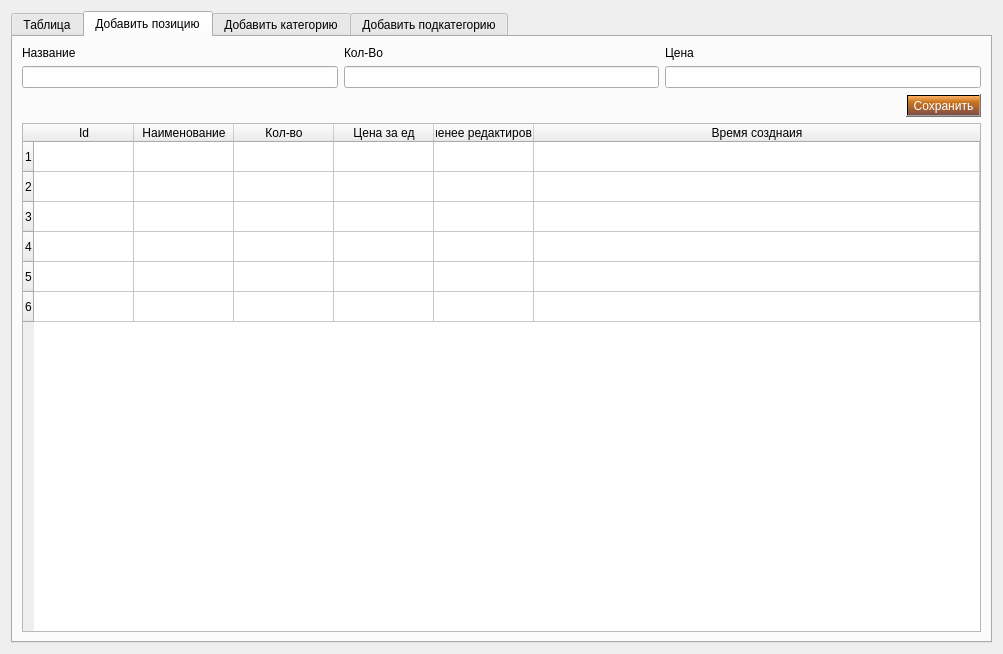
<?xml version="1.0" encoding="UTF-8"?>
<ui version="4.0">
 <class>Form</class>
 <widget class="QWidget" name="Form">
  <property name="geometry">
   <rect>
    <x>0</x>
    <y>0</y>
    <width>1003</width>
    <height>654</height>
   </rect>
  </property>
  <property name="windowTitle">
   <string>Form</string>
  </property>
  <layout class="QVBoxLayout" name="verticalLayout_2">
   <item>
    <widget class="QTabWidget" name="tab_estimate">
     <property name="styleSheet">
      <string notr="true"/>
     </property>
     <property name="currentIndex">
      <number>1</number>
     </property>
     <widget class="QWidget" name="tab">
      <attribute name="title">
       <string>Таблица</string>
      </attribute>
      <layout class="QHBoxLayout" name="horizontalLayout_2">
       <property name="spacing">
        <number>0</number>
       </property>
       <property name="leftMargin">
        <number>0</number>
       </property>
       <property name="topMargin">
        <number>0</number>
       </property>
       <property name="rightMargin">
        <number>0</number>
       </property>
       <property name="bottomMargin">
        <number>0</number>
       </property>
       <item>
        <layout class="QVBoxLayout" name="verticalLayout">
         <property name="spacing">
          <number>6</number>
         </property>
         <item>
          <widget class="QTableWidget" name="table__new_new">
           <property name="verticalScrollBarPolicy">
            <enum>Qt::ScrollBarAlwaysOn</enum>
           </property>
           <row>
            <property name="text">
             <string>Новая строка</string>
            </property>
           </row>
           <row>
            <property name="text">
             <string>Новая строка</string>
            </property>
           </row>
           <row>
            <property name="text">
             <string>Новая строка</string>
            </property>
           </row>
           <row>
            <property name="text">
             <string>Новая строка</string>
            </property>
           </row>
           <row>
            <property name="text">
             <string>Новая строка</string>
            </property>
           </row>
           <column>
            <property name="text">
             <string>Новый столбец</string>
            </property>
           </column>
           <column>
            <property name="text">
             <string>Новый столбец</string>
            </property>
           </column>
           <column>
            <property name="text">
             <string>Новый столбец</string>
            </property>
           </column>
           <column>
            <property name="text">
             <string>Новый столбец</string>
            </property>
           </column>
           <column>
            <property name="text">
             <string>Новый столбец</string>
            </property>
           </column>
           <item row="0" column="0">
            <property name="text">
             <string>4</string>
            </property>
           </item>
           <item row="0" column="1">
            <property name="text">
             <string>5</string>
            </property>
           </item>
           <item row="0" column="2">
            <property name="text">
             <string>vfdv</string>
            </property>
           </item>
           <item row="3" column="2">
            <property name="text">
             <string>dfv</string>
            </property>
           </item>
          </widget>
         </item>
         <item>
          <layout class="QHBoxLayout" name="horizontalLayout_3">
           <property name="spacing">
            <number>10</number>
           </property>
           <property name="leftMargin">
            <number>0</number>
           </property>
           <property name="topMargin">
            <number>0</number>
           </property>
           <property name="rightMargin">
            <number>20</number>
           </property>
           <property name="bottomMargin">
            <number>0</number>
           </property>
           <item>
            <spacer name="horizontalSpacer">
             <property name="orientation">
              <enum>Qt::Horizontal</enum>
             </property>
             <property name="sizeHint" stdset="0">
              <size>
               <width>40</width>
               <height>20</height>
              </size>
             </property>
            </spacer>
           </item>
           <item>
            <widget class="QPushButton" name="btn_cancel">
             <property name="sizePolicy">
              <sizepolicy hsizetype="Maximum" vsizetype="Fixed">
               <horstretch>0</horstretch>
               <verstretch>0</verstretch>
              </sizepolicy>
             </property>
             <property name="minimumSize">
              <size>
               <width>0</width>
               <height>0</height>
              </size>
             </property>
             <property name="baseSize">
              <size>
               <width>0</width>
               <height>0</height>
              </size>
             </property>
             <property name="text">
              <string>Cancel</string>
             </property>
            </widget>
           </item>
           <item>
            <widget class="QPushButton" name="btn_save">
             <property name="text">
              <string>Save</string>
             </property>
            </widget>
           </item>
          </layout>
         </item>
        </layout>
       </item>
      </layout>
     </widget>
     <widget class="QWidget" name="tab_2">
      <attribute name="title">
       <string>Добавить позицию</string>
      </attribute>
      <layout class="QVBoxLayout" name="verticalLayout_4">
       <item>
        <layout class="QVBoxLayout" name="verticalLayout_3">
         <item>
          <layout class="QHBoxLayout" name="horizontalLayout_5">
           <item>
            <widget class="QLabel" name="label_2">
             <property name="text">
              <string>Название</string>
             </property>
            </widget>
           </item>
           <item>
            <widget class="QLabel" name="label">
             <property name="text">
              <string>Кол-Во</string>
             </property>
            </widget>
           </item>
           <item>
            <widget class="QLabel" name="label_3">
             <property name="text">
              <string>Цена</string>
             </property>
            </widget>
           </item>
          </layout>
         </item>
        </layout>
       </item>
       <item>
        <layout class="QHBoxLayout" name="horizontalLayout_7">
         <item>
          <widget class="QLineEdit" name="lineEdit_title"/>
         </item>
         <item>
          <widget class="QLineEdit" name="lineEdit_pcs">
           <property name="styleSheet">
            <string notr="true"/>
           </property>
          </widget>
         </item>
         <item>
          <widget class="QLineEdit" name="lineEdit_price"/>
         </item>
        </layout>
       </item>
       <item>
        <layout class="QHBoxLayout" name="horizontalLayout_8">
         <item>
          <spacer name="horizontalSpacer_2">
           <property name="orientation">
            <enum>Qt::Horizontal</enum>
           </property>
           <property name="sizeHint" stdset="0">
            <size>
             <width>40</width>
             <height>20</height>
            </size>
           </property>
          </spacer>
         </item>
         <item>
          <widget class="QPushButton" name="pushButton_save">
           <property name="styleSheet">
            <string notr="true">background-color: qlineargradient(spread:pad, x1:0.477387, y1:0, x2:0.487437, y2:1, stop:0 rgba(255, 178, 102, 255), stop:0.316583 rgba(201, 117, 32, 255), stop:1 rgba(127, 78, 72, 255));
color: rgb(255, 255, 255);</string>
           </property>
           <property name="text">
            <string>Сохранить</string>
           </property>
          </widget>
         </item>
        </layout>
       </item>
       <item>
        <widget class="QTableWidget" name="tableWidget_Equipment">
         <property name="sizePolicy">
          <sizepolicy hsizetype="Expanding" vsizetype="Expanding">
           <horstretch>0</horstretch>
           <verstretch>0</verstretch>
          </sizepolicy>
         </property>
         <property name="sizeAdjustPolicy">
          <enum>QAbstractScrollArea::AdjustToContents</enum>
         </property>
         <property name="showGrid">
          <bool>true</bool>
         </property>
         <property name="rowCount">
          <number>6</number>
         </property>
         <attribute name="horizontalHeaderCascadingSectionResizes">
          <bool>false</bool>
         </attribute>
         <attribute name="horizontalHeaderShowSortIndicator" stdset="0">
          <bool>false</bool>
         </attribute>
         <attribute name="horizontalHeaderStretchLastSection">
          <bool>true</bool>
         </attribute>
         <row/>
         <row/>
         <row/>
         <row/>
         <row/>
         <row/>
         <column>
          <property name="text">
           <string>Id</string>
          </property>
          <property name="textAlignment">
           <set>AlignCenter</set>
          </property>
         </column>
         <column>
          <property name="text">
           <string>Наименование</string>
          </property>
          <property name="textAlignment">
           <set>AlignCenter</set>
          </property>
         </column>
         <column>
          <property name="text">
           <string>Кол-во</string>
          </property>
          <property name="textAlignment">
           <set>AlignCenter</set>
          </property>
         </column>
         <column>
          <property name="text">
           <string>Цена за ед</string>
          </property>
          <property name="textAlignment">
           <set>AlignCenter</set>
          </property>
         </column>
         <column>
          <property name="text">
           <string>Посленее редактирование</string>
          </property>
         </column>
         <column>
          <property name="text">
           <string>Время созднаия</string>
          </property>
         </column>
         <item row="0" column="1">
          <property name="text">
           <string/>
          </property>
         </item>
        </widget>
       </item>
      </layout>
     </widget>
     <widget class="QWidget" name="tab_3">
      <attribute name="title">
       <string>Добавить категорию</string>
      </attribute>
      <layout class="QVBoxLayout" name="verticalLayout_5">
       <item>
        <widget class="QGroupBox" name="verticalGroupBox">
         <property name="sizePolicy">
          <sizepolicy hsizetype="Preferred" vsizetype="Preferred">
           <horstretch>0</horstretch>
           <verstretch>0</verstretch>
          </sizepolicy>
         </property>
         <property name="minimumSize">
          <size>
           <width>500</width>
           <height>200</height>
          </size>
         </property>
         <layout class="QVBoxLayout" name="verticalLayout_7">
          <item>
           <layout class="QFormLayout" name="formLayout">
            <item row="0" column="0">
             <widget class="QLabel" name="label_4">
              <property name="text">
               <string>Название</string>
              </property>
             </widget>
            </item>
            <item row="0" column="1">
             <widget class="QLineEdit" name="lineEdit_title_category"/>
            </item>
            <item row="1" column="0">
             <widget class="QLabel" name="label_5">
              <property name="text">
               <string>Описание</string>
              </property>
             </widget>
            </item>
            <item row="1" column="1">
             <widget class="QTextEdit" name="textEdit_descr_category"/>
            </item>
           </layout>
          </item>
          <item>
           <layout class="QHBoxLayout" name="horizontalLayout_4">
            <item>
             <spacer name="horizontalSpacer_3">
              <property name="orientation">
               <enum>Qt::Horizontal</enum>
              </property>
              <property name="sizeHint" stdset="0">
               <size>
                <width>40</width>
                <height>20</height>
               </size>
              </property>
             </spacer>
            </item>
            <item>
             <widget class="QPushButton" name="pushButton_save_category">
              <property name="minimumSize">
               <size>
                <width>250</width>
                <height>0</height>
               </size>
              </property>
              <property name="text">
               <string>Сохранить</string>
              </property>
             </widget>
            </item>
            <item>
             <spacer name="horizontalSpacer_4">
              <property name="orientation">
               <enum>Qt::Horizontal</enum>
              </property>
              <property name="sizeHint" stdset="0">
               <size>
                <width>40</width>
                <height>20</height>
               </size>
              </property>
             </spacer>
            </item>
           </layout>
          </item>
          <item>
           <widget class="QTableView" name="table_category">
            <attribute name="horizontalHeaderStretchLastSection">
             <bool>true</bool>
            </attribute>
           </widget>
          </item>
         </layout>
        </widget>
       </item>
       <item>
        <widget class="QPushButton" name="pushButton_delete_category_2">
         <property name="text">
          <string>Удалить</string>
         </property>
        </widget>
       </item>
       <item>
        <widget class="Line" name="line">
         <property name="orientation">
          <enum>Qt::Horizontal</enum>
         </property>
        </widget>
       </item>
      </layout>
     </widget>
     <widget class="QWidget" name="tab_4">
      <attribute name="title">
       <string>Добавить подкатегорию</string>
      </attribute>
      <layout class="QVBoxLayout" name="verticalLayout_6">
       <item>
        <widget class="QGroupBox" name="groupBox">
         <layout class="QFormLayout" name="formLayout_2">
          <item row="0" column="0">
           <widget class="QLabel" name="label_6">
            <property name="text">
             <string>Название</string>
            </property>
           </widget>
          </item>
          <item row="0" column="1">
           <widget class="QLineEdit" name="lineEdit_title_subcategory"/>
          </item>
          <item row="1" column="0">
           <widget class="QLabel" name="label_7">
            <property name="text">
             <string>Описание</string>
            </property>
           </widget>
          </item>
          <item row="1" column="1">
           <widget class="QTextEdit" name="textEdit_descr_subcategory"/>
          </item>
          <item row="2" column="1">
           <widget class="QComboBox" name="comboBox_subcategory"/>
          </item>
          <item row="2" column="0">
           <widget class="QLabel" name="label_8">
            <property name="text">
             <string>Категория</string>
            </property>
           </widget>
          </item>
         </layout>
        </widget>
       </item>
       <item>
        <layout class="QHBoxLayout" name="horizontalLayout_6">
         <item>
          <spacer name="horizontalSpacer_5">
           <property name="orientation">
            <enum>Qt::Horizontal</enum>
           </property>
           <property name="sizeHint" stdset="0">
            <size>
             <width>40</width>
             <height>20</height>
            </size>
           </property>
          </spacer>
         </item>
         <item>
          <widget class="QPushButton" name="pushButton_subcategory">
           <property name="minimumSize">
            <size>
             <width>250</width>
             <height>0</height>
            </size>
           </property>
           <property name="text">
            <string>Сохранить</string>
           </property>
          </widget>
         </item>
         <item>
          <spacer name="horizontalSpacer_6">
           <property name="orientation">
            <enum>Qt::Horizontal</enum>
           </property>
           <property name="sizeHint" stdset="0">
            <size>
             <width>40</width>
             <height>20</height>
            </size>
           </property>
          </spacer>
         </item>
        </layout>
       </item>
       <item>
        <spacer name="verticalSpacer_3">
         <property name="orientation">
          <enum>Qt::Vertical</enum>
         </property>
         <property name="sizeHint" stdset="0">
          <size>
           <width>20</width>
           <height>40</height>
          </size>
         </property>
        </spacer>
       </item>
      </layout>
     </widget>
    </widget>
   </item>
  </layout>
 </widget>
 <resources/>
 <connections/>
</ui>
